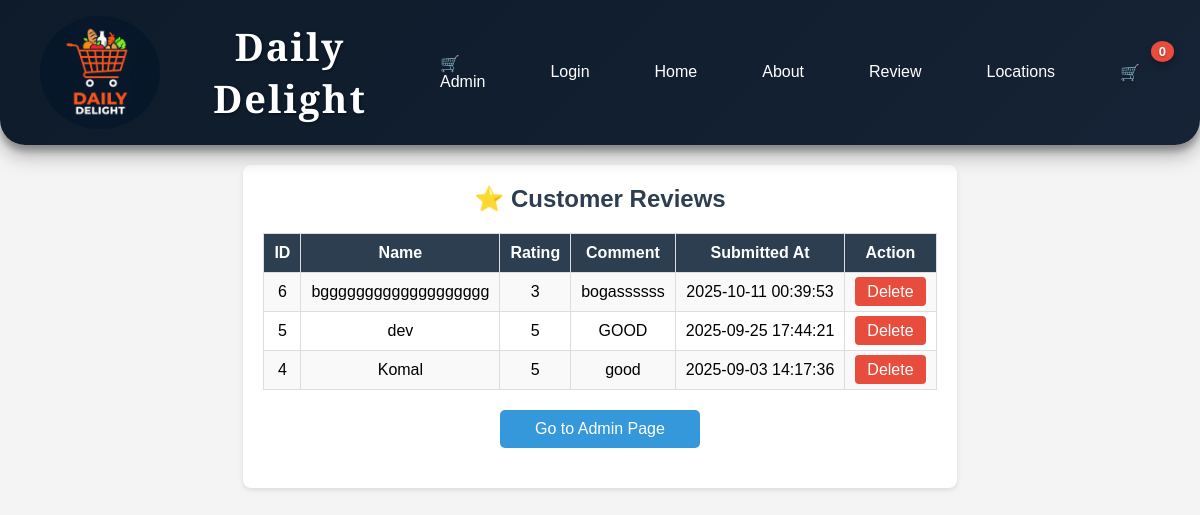
The app's page /a_reviews.php with its own data.
### tables this page shows
CREATE TABLE `customer_reviews` (
  `id` int(11) NOT NULL,
  `name` varchar(100) NOT NULL,
  `rating` int(11) DEFAULT NULL CHECK (`rating` between 1 and 5),
  `comment` text NOT NULL,
  `submitted_at` timestamp NOT NULL DEFAULT current_timestamp()
);

### a_reviews.php (the view, shortened to what this page needs)
<?php
include_once("a_header.php");
$servername = "localhost";
$username   = "root";
$password   = "";
$dbname     = "client";
$conn = new mysqli($servername, $username, $password, $dbname);
$sql = "SELECT * FROM customer_reviews ORDER BY submitted_at DESC";
$result = $conn->query($sql);
?>
<!DOCTYPE html>
<html lang="en">
<head>
</head>
<body>
<div class="container">
  <h2>⭐ Customer Reviews</h2>
  <table>
    <tr>
      <th>ID</th>
      <th>Name</th>
      <th>Rating</th>
      <th>Comment</th>
      <th>Submitted At</th>
      <th>Action</th>
    </tr>
    <?php
    if ($result && $result->num_rows > 0) {
        while ($row = $result->fetch_assoc()) {
            echo "<tr>
                    <td>{$row['id']}</td>
                    <td>{$row['name']}</td>
                    <td>{$row['rating']}</td>
                    <td>{$row['comment']}</td>
                    <td>{$row['submitted_at']}</td>
                    <td>
                      <a class='btn' href='a_reviews.php?delete_id={$row['id']}'
                         onclick=\"return confirm('Are you sure you want to delete this review?');\">Delete</a>
                    </td>
                  </tr>";
        }
    } else {
        echo "<tr><td colspan='6'>No reviews found</td></tr>";
    }
    ?>
  </table>
  <a href="admin.php" class="back-btn">Go to Admin Page</a>
</div>
</body>
</html>

### a_header.php (style rules this page uses)
* { margin: 0; padding: 0; box-sizing: border-box; }
html, body { height: 100%; display: flex; flex-direction: column; font-family: 'Poppins', sans-serif; background-color: #fcfbf8; }

### a_reviews.php (style rules this page uses)
body { font-family: Arial, sans-serif; background: #f4f4f4; margin: 0; padding: 0; }
.container { margin: 20px auto; padding: 20px; max-width: 950px; background: #fff; border-radius: 8px; box-shadow: 0 2px 5px rgba(0,0,0,0.1); }
h2 { text-align: center; margin-bottom: 20px; color: #2c3e50; }
table { width: 100%; border-collapse: collapse; }
table th, table td { border: 1px solid #ddd; padding: 10px; text-align: center; }
table th { background: #2c3e50; color: #fff; }
table tr:nth-child(even) { background: #f9f9f9; }
.btn { padding: 6px 12px; color: #fff; background: #e74c3c; border: none; border-radius: 4px; cursor: pointer; text-decoration: none; }
.back-btn { display: block; width: 200px; margin: 20px auto; padding: 10px; background: #3498db; color: #fff; text-align: center; text-decoration: none; border-radius: 5px; transition: background 0.3s; }

### records on screen
customer_reviews: id "6", name "bggggggggggggggggggg", rating "3", comment "bogassssss", submitted_at "2025-10-11 00:39:53"
customer_reviews: id "5", name "dev", rating "5", comment "GOOD", submitted_at "2025-09-25 17:44:21"
customer_reviews: id "4", name "Komal", rating "5", comment "good", submitted_at "2025-09-03 14:17:36"

### other values on screen
$cart_count "0"
